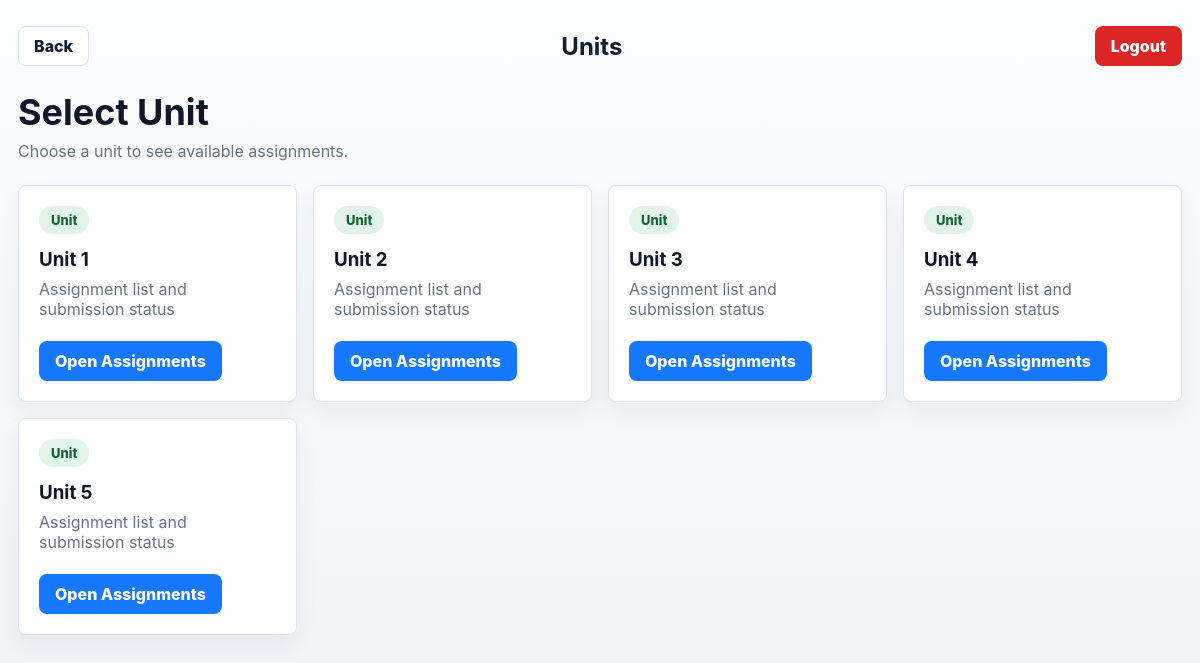
The app's page /units/5 (signed in) with its own data.
### tables this page shows
CREATE TABLE units (
    id INTEGER PRIMARY KEY AUTOINCREMENT,
    subject_id INTEGER,
    name TEXT
);

### app.py (the view)
@app.route("/units/<int:subject_id>")
def units(subject_id):
    if "user_id" not in session:
        return redirect("/")
    conn = get_db()
    units = conn.execute(
        "SELECT * FROM units WHERE subject_id=?",
        (subject_id,)
    ).fetchall()
    return render_template("student/units.html", units=units)

### app.py (called while the page is built)
def get_db():
    conn = sqlite3.connect(DB_PATH)
    conn.row_factory = sqlite3.Row
    return conn

### templates/student/units.html (shortened to what this page needs)
<!DOCTYPE html>
<html lang="en">
<head>
    <link rel="stylesheet" href="/static/style.css">
</head>
<body class="dashboard">
    <div class="container">
        <header class="compact-topbar">
            <a href="/subjects" class="back-btn">Back</a>
            <h2>Units</h2>
            <a href="/logout" class="btn-danger">Logout</a>
        </header>
        <section class="page-header">
            <div>
                <h1>Select Unit</h1>
                <p>Choose a unit to see available assignments.</p>
            </div>
        </section>
        <section class="grid">
            {% for unit in units %}
            <article class="item-card">
                <span class="badge">Unit</span>
                <h3 style="margin-top:14px;">{{ unit['name'] }}</h3>
                <p>Assignment list and submission status</p>
                <div class="form-actions">
                    <a href="/assignments/{{ unit['id'] }}" class="open-btn">Open Assignments</a>
                </div>
            </article>
            {% endfor %}
        </section>
    </div>
</body>
</html>

### static/style.css (style rules this page uses)
:root { --bg: #eef3f8; --surface: #ffffff; --surface-soft: #f7fafc; --text: #102033; --muted: #64748b; --line: #dbe4ee; --brand: #1677ff; --brand-dark: #0b5ed7; --accent: #16a34a; --warning: #d97706; --danger: #dc2626; --ink: #0f172a; --shadow: 0 18px 42px rgba(15, 23, 42, 0.08); --radius: 8px; }
* { box-sizing: border-box; }
html { min-height: 100%; }
body { min-height: 100vh; margin: 0; background: var(--bg); color: var(--text); font-family: Inter, "Segoe UI", Arial, sans-serif; }
a { color: inherit; text-decoration: none; }
.form-actions { display: flex; flex-wrap: wrap; align-items: center; gap: 10px; margin-top: 22px; }
.btn, .primary-btn, .secondary-btn, .download-btn, .profile-btn, .btn-primary, .btn-secondary, .btn-danger, .btn-success, .btn-warning, .open-btn, .back-btn, .btn-green, .upload-btn { display: inline-flex; align-items: center; justify-content: center; gap: 8px; min-height: 40px; border: 1px solid transparent; border-radius: var(--radius); padding: 10px 15px; font-weight: 800; line-height: 1; transition: transform 0.18s ease, box-shadow 0.18s ease, background 0.18s ease; }
.btn-primary, .primary-btn, .download-btn, .profile-btn, .open-btn, .btn-green, .upload-btn, .create { background: var(--brand); color: #fff; }
.btn-secondary, .secondary-btn, .view, .back-btn { border-color: var(--line); background: #fff; color: var(--text); }
.btn-danger, .delete, .reject, .btn-red, .logout { background: var(--danger); color: #fff !important; }
.dashboard { background: linear-gradient(180deg, rgba(255, 255, 255, 0.75), rgba(238, 243, 248, 0.95)), var(--bg); }
.app-shell, .dashboard { min-height: 100vh; }
.topbar, .page-header { display: flex; align-items: center; justify-content: space-between; gap: 18px; margin-bottom: 24px; }
.topbar h1, .page-header h1, .main > h1 { margin: 0; color: var(--ink); font-size: clamp(26px, 3vw, 40px); letter-spacing: 0; }
.welcome-text, .page-header p { margin: 7px 0 0; color: var(--muted); }
.badge, .kicker { display: inline-flex; align-items: center; width: fit-content; min-height: 28px; border-radius: 999px; padding: 6px 12px; background: rgba(22, 163, 74, 0.12); color: #166534; font-size: 13px; font-weight: 800; }
.grid, .cards-grid, .assignment-container { display: grid; grid-template-columns: repeat(auto-fit, minmax(240px, 1fr)); gap: 16px; }
.container { width: min(1180px, calc(100% - 36px)); margin: 0 auto; padding: 26px 0; }
.compact-topbar { display: flex; align-items: center; justify-content: space-between; gap: 16px; margin-bottom: 24px; }
.compact-topbar h2 { margin: 0; }
.item-card, .unit, .assignment-card { display: flex; justify-content: space-between; align-items: center; gap: 16px; border: 1px solid var(--line); border-radius: var(--radius); background: var(--surface); padding: 20px; box-shadow: 0 10px 24px rgba(15, 23, 42, 0.05); }
.item-card { display: block; }
.item-card h3, .unit h3, .assignment-card h3 { margin: 0 0 8px; color: var(--ink); }
.item-card p, .unit-text, .assignment-info p { margin: 0; color: var(--muted); }

### records on screen
units: name "Unit 1"
units: name "Unit 2"
units: name "Unit 3"
units: name "Unit 4"
units: name "Unit 5"
